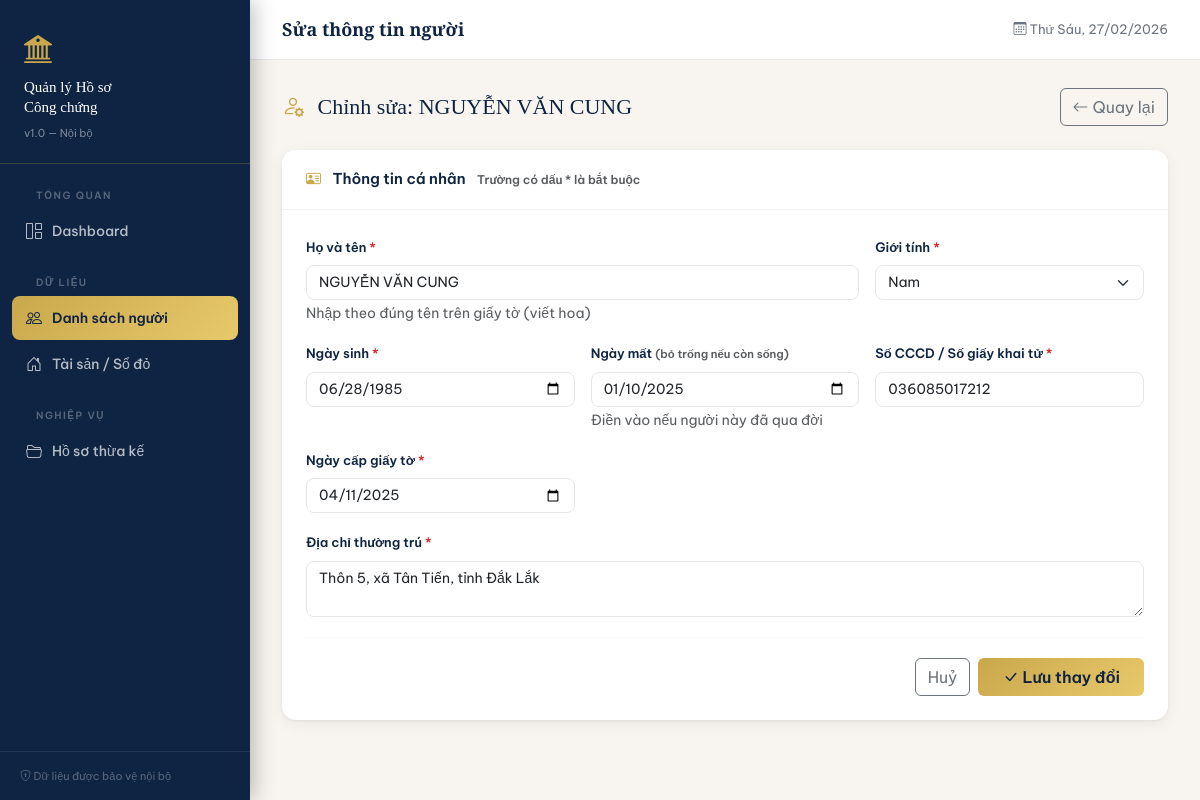
Screenshot of /customers/2/edit with the database file from the repository.
### models.py (models this page shows, shortened)
class Customer(Base):
    __tablename__ = "customers"
    id           = Column(Integer, primary_key=True, index=True)
    ho_ten       = Column(String(200), nullable=False)
    gioi_tinh    = Column(String(10),  nullable=False)          # Nam / Nữ
    ngay_sinh    = Column(Date,        nullable=False)
    ngay_chet    = Column(Date,        nullable=True)            # NULL = còn sống
    so_giay_to   = Column(String(50),  nullable=False, unique=True)
    ngay_cap     = Column(Date,        nullable=False)
    dia_chi      = Column(Text,        nullable=False)
    created_at   = Column(DateTime,    server_default=func.now())
    participations   = relationship("InheritanceParticipant", back_populates="customer", cascade="all, delete-orphan")
    inheritance_cases = relationship("InheritanceCase", back_populates="nguoi_chet", foreign_keys="InheritanceCase.nguoi_chet_id")

### routers/customers.py (the view)
@router.get("/{cid}/edit")
def edit_form(cid: int, request: Request, db: Session = Depends(get_db)):
    c = db.query(Customer).filter(Customer.id == cid).first()
    if not c: raise HTTPException(404)
    return templates.TemplateResponse("customers/form.html", {"request": request, "obj": c, "errors": []})

### templates/customers/form.html (shortened to what this page needs)
{% extends "base.html" %}
{% block topbar_title %}{{ 'Sửa thông tin người' if obj else 'Thêm người mới' }}{% endblock %}
{% block content %}
{% set action = '/customers/' + obj.id|string + '/edit' if obj else '/customers/create' %}
<div class="page-header">
  <h2>
    <i class="bi bi-person-{{ 'gear' if obj else 'plus' }} me-2" style="color:var(--gold)"></i>
    {{ 'Chỉnh sửa: ' + obj.ho_ten if obj else 'Thêm người mới vào hệ thống' }}
  </h2>
  <a href="/customers" class="btn btn-outline-secondary"><i class="bi bi-arrow-left me-1"></i>Quay lại</a>
</div>
<div class="card">
  <div class="card-header">
    <i class="bi bi-person-vcard me-2" style="color:var(--gold)"></i>
    Thông tin cá nhân
    <small class="text-muted ms-2" style="font-size:12px">Trường có dấu * là bắt buộc</small>
  </div>
  <div class="card-body">
    <form method="post" action="{{ action }}">
      <div class="row g-3">
        <div class="col-md-8">
          <label class="form-label required">Họ và tên</label>
          <input type="text" name="ho_ten" class="form-control"
                 value="{{ obj.ho_ten if obj else '' }}"
                 placeholder="Ví dụ: NGUYỄN VĂN A" required>
          <small class="text-muted">Nhập theo đúng tên trên giấy tờ (viết hoa)</small>
        </div>
        <div class="col-md-4">
          <label class="form-label required">Giới tính</label>
          <select name="gioi_tinh" class="form-select" required>
            <option value="Nam" {{ 'selected' if obj and obj.gioi_tinh == 'Nam' }}>Nam</option>
          </select>
        </div>
        <div class="col-md-4">
          <label class="form-label required">Ngày sinh</label>
          <input type="date" name="ngay_sinh" class="form-control"
                 value="{{ obj.ngay_sinh.isoformat() if obj and obj.ngay_sinh else '' }}" required>
        </div>
        <div class="col-md-4">
          <label class="form-label">Ngày mất <small class="text-muted">(bỏ trống nếu còn sống)</small></label>
          <input type="date" name="ngay_chet" class="form-control"
                 value="{{ obj.ngay_chet.isoformat() if obj and obj.ngay_chet else '' }}">
          <small class="text-muted">Điền vào nếu người này đã qua đời</small>
        </div>
        <div class="col-md-4">
          <label class="form-label required">Số CCCD / Số giấy khai tử</label>
          <input type="text" name="so_giay_to" class="form-control"
                 value="{{ obj.so_giay_to if obj else '' }}"
                 placeholder="012345678901" required>
        </div>
        <div class="col-md-4">
          <label class="form-label required">Ngày cấp giấy tờ</label>
          <input type="date" name="ngay_cap" class="form-control"
                 value="{{ obj.ngay_cap.isoformat() if obj and obj.ngay_cap else '' }}" required>
        </div>
        <div class="col-12">
          <label class="form-label required">Địa chỉ thường trú</label>
          <textarea name="dia_chi" class="form-control" rows="2"
                    placeholder="Số nhà, thôn/xóm, xã/phường, huyện/quận, tỉnh/thành phố">{{ obj.dia_chi if obj else '' }}</textarea>
        </div>
      </div>
      <hr class="divider">
      <div class="d-flex gap-2 justify-content-end">
        <a href="/customers" class="btn btn-outline-secondary">Huỷ</a>
        <button type="submit" class="btn btn-gold px-4">
          <i class="bi bi-check-lg me-1"></i>{{ 'Lưu thay đổi' if obj else 'Thêm vào hệ thống' }}
        </button>
      </div>
    </form>
  </div>
</div>
{% endblock %}

### templates/base.html (style rules this page uses)
:root { --navy: #0f2443; --navy2: #1a3a6b; --gold: #c9a84c; --gold2: #e8c96a; --cream: #f8f5f0; --text: #1e1e2e; --muted: #6b7280; --sidebar-w: 250px; }
* { box-sizing: border-box; }
body { font-family: 'Be Vietnam Pro', sans-serif; background: var(--cream); color: var(--text); margin: 0; }
.card { border: none; border-radius: 14px; box-shadow: 0 1px 3px rgba(0,0,0,.06), 0 4px 16px rgba(0,0,0,.06); background: #fff; }
.card-header { background: #fff; border-bottom: 1px solid #f0f0f0; border-radius: 14px 14px 0 0 !important; padding: 18px 24px; font-weight: 600; font-size: 15px; color: var(--navy); }
.card-body { padding: 24px; }
.btn-gold { background: linear-gradient(135deg, var(--gold), var(--gold2)); border: none; color: var(--navy); font-weight: 600; }
.form-label { font-size: 13px; font-weight: 600; color: var(--navy); }
.form-control, .form-select { border-radius: 8px; border-color: #e5e7eb; font-size: 14px; }
.required::after { content: ' *'; color: #dc2626; }
.page-header { display: flex; align-items: center; justify-content: space-between; margin-bottom: 24px; }
.page-header h2 { font-family: 'Playfair Display', serif; font-size: 22px; color: var(--navy); margin: 0; }
.divider { border-color: #f0f0f0; margin: 20px 0; }

### rows the page displays
Customer: ho_ten "Chỉnh sửa: NGUYỄN VĂN CUNG", ho_ten "NGUYỄN VĂN CUNG", ngay_sinh "06/28/1985", ngay_chet "01/10/2025", so_giay_to "036085017212", ngay_cap "04/11/2025", dia_chi "Thôn 5, xã Tân Tiến, tỉnh Đắk Lắk"

### other values shown
{{ 'Sửa thông tin người' if obj else 'Thêm người mới' }} "Sửa thông tin người"
{{ 'Lưu thay đổi' if obj else 'Thêm vào hệ thống' }} "Lưu thay đổi"
